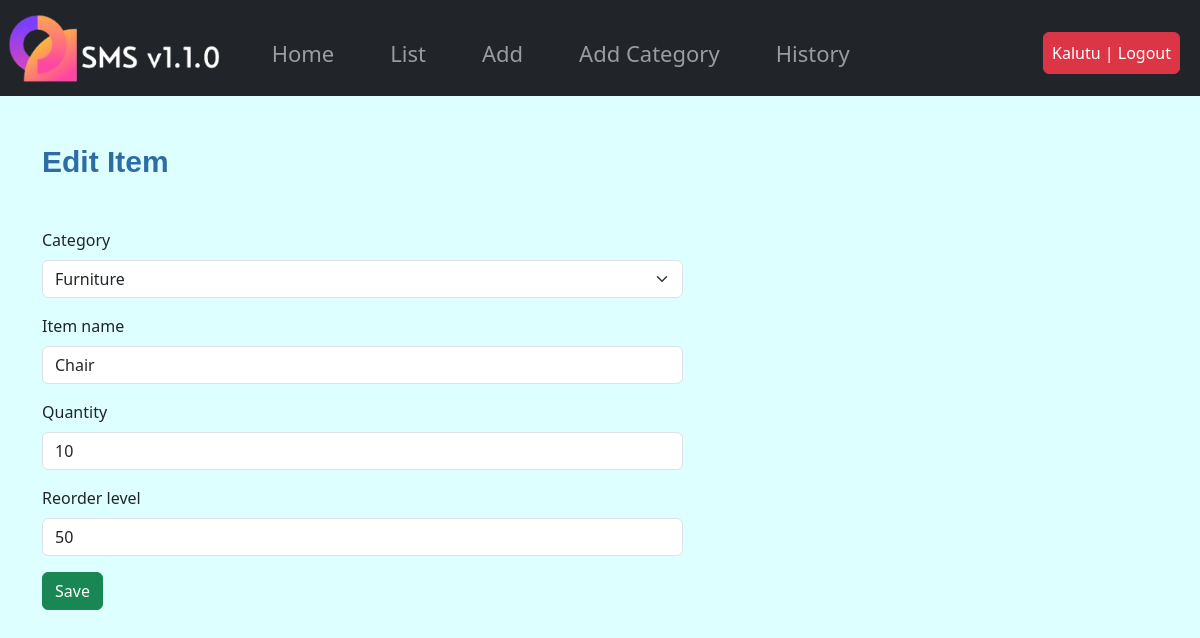
/stock/update/16/ (signed in), run on an earlier commit of the app's database.
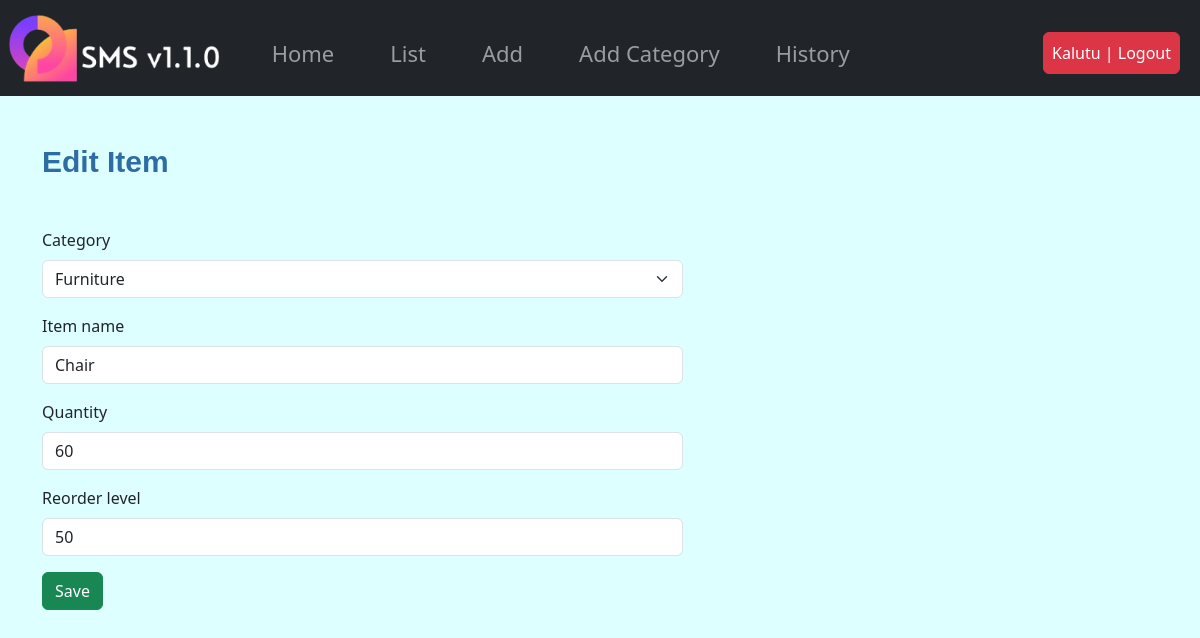
And on a later commit of the database.
### stockmgt/models.py (models this page shows, shortened)
class Stock(models.Model):
    category = models.ForeignKey(Category, on_delete=models.CASCADE, blank=True, null=True)
    item_name = models.CharField(max_length=50, blank=True, null=True)
    quantity = models.IntegerField(default='0', blank=True, null=True)
    receive_quantity = models.IntegerField(default='0', blank=True, null=True)
    receive_by = models.CharField(max_length=50, blank=True, null=True)
    issue_quantity = models.IntegerField(default='0', blank=True, null=True)
    issue_by = models.CharField(max_length=50, blank=True, null=True)
    issue_to = models.CharField(max_length=50, blank=True, null=True)
    phone_number = models.CharField(max_length=50, blank=True, null=True)
    created_by = models.CharField(max_length=50, blank=True, null=True)
    reorder_level = models.IntegerField(default='0', blank=True, null=True)
    timestamp = models.DateTimeField(auto_now_add=True, auto_now=False)
    last_updated = models.DateTimeField(auto_now_add=False, auto_now=True)
    export_to_CSV = models.BooleanField(default=False)

### stockmgt/views.py (the view)
# urls.py: path('update/<str:id>/', update_item, name='update'),
@login_required(login_url=('/accounts/login'))
def update_item(request, id):
    title = "Edit Item"
    queryset = Stock.objects.get(id=id)
    form = StockCreateForm(instance=queryset)
    if request.method == 'POST':
        form = StockUpdateForm(request.POST,instance=queryset)
        if form.is_valid:
            form.save()
            messages.success(request, "Updated Successfully")
            return redirect('stock:list')
    context = {
        'title':title,
        'form':form
    }
    return render(request, 'stock/add.html', context)

### stockmgt/forms.py (shortened to what this page needs)
class StockCreateForm(forms.ModelForm):
    class Meta:
        model = Stock
        fields = ['category', 'item_name', 'quantity', 'reorder_level']

### stockmgt/models.py (called while the page is built)
    def __str__(self):
        return self.name

### stockmgt/templates/stock/add.html (shortened to what this page needs)
{% extends 'stock/base.html' %}
{% load bootstrap5 %}
{% block content %}
    <div class="container mt-5">
        <h1 class="form title mb-5">{{ title }}</h1>
    </div>
    <form class="container mt-5" method="post" action="">
        <div class="row">
            {% for field in form %}
            <div class="col-sm-7">
                {% bootstrap_field field %}
            </div>
            {% endfor %}
        </div>
        <input class="btn btn-success me-5" type="submit" value="Save">
    </form>
{% endblock%}

What changed in the data, as far as the page shows it:
changed Stock "Furniture": quantity "10" → "60"
